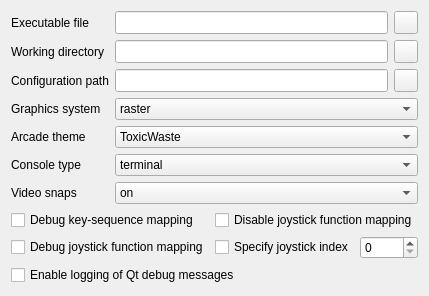
     <widget class="QWidget" name="tabSettings">
      <attribute name="title">
       <string>General settings</string>
      </attribute>
      <layout class="QGridLayout" name="gridLayout_3">
       <item row="0" column="1" colspan="2">
        <widget class="QLineEdit" name="lineEditExecutableFile">
         <property name="sizePolicy">
          <sizepolicy hsizetype="Expanding" vsizetype="Minimum">
           <horstretch>0</horstretch>
           <verstretch>0</verstretch>
          </sizepolicy>
         </property>
         <property name="toolTip">
          <string>QMC2 Arcade executable file</string>
         </property>
        </widget>
       </item>
       <item row="13" column="0" colspan="4">
        <spacer name="verticalSpacer">
         <property name="orientation">
          <enum>Qt::Vertical</enum>
         </property>
         <property name="sizeHint" stdset="0">
          <size>
           <width>20</width>
           <height>0</height>
          </size>
         </property>
        </spacer>
       </item>
       <item row="10" column="2" colspan="2">
        <layout class="QHBoxLayout" name="horizontalLayout_3">
         <item>
          <widget class="QCheckBox" name="checkBoxJoy">
           <property name="sizePolicy">
            <sizepolicy hsizetype="Fixed" vsizetype="Fixed">
             <horstretch>0</horstretch>
             <verstretch>0</verstretch>
            </sizepolicy>
           </property>
           <property name="toolTip">
            <string>Force use of joystick at specified index</string>
           </property>
           <property name="text">
            <string>Specify joystick index</string>
           </property>
          </widget>
         </item>
         <item>
          <widget class="QSpinBox" name="spinBoxJoyIndex">
           <property name="sizePolicy">
            <sizepolicy hsizetype="Minimum" vsizetype="Minimum">
             <horstretch>0</horstretch>
             <verstretch>0</verstretch>
            </sizepolicy>
           </property>
           <property name="toolTip">
            <string>Joystick index</string>
           </property>
           <property name="maximum">
            <number>9999</number>
           </property>
          </widget>
         </item>
        </layout>
       </item>
       <item row="1" column="3">
        <widget class="QToolButton" name="toolButtonBrowseWorkingDirectory">
         <property name="sizePolicy">
          <sizepolicy hsizetype="Fixed" vsizetype="Minimum">
           <horstretch>0</horstretch>
           <verstretch>0</verstretch>
          </sizepolicy>
         </property>
         <property name="toolTip">
          <string>Browse working directory used when executing QMC2 Arcade</string>
         </property>
         <property name="icon">
          <iconset resource="../qmc2.qrc">
           <normaloff>:/data/img/fileopen.png</normaloff>:/data/img/fileopen.png</iconset>
         </property>
        </widget>
       </item>
       <item row="7" column="0">
        <widget class="QLabel" name="label">
         <property name="text">
          <string>Video snaps</string>
         </property>
        </widget>
       </item>
       <item row="7" column="1" colspan="3">
        <widget class="QComboBox" name="comboBoxVideoSnaps">
         <property name="toolTip">
          <string>Enable (on) / disable (off)  the use of video snaps</string>
         </property>
         <item>
          <property name="text">
           <string notr="true">on</string>
          </property>
         </item>
         <item>
          <property name="text">
           <string notr="true">off</string>
          </property>
         </item>
        </widget>
       </item>
       <item row="3" column="3">
        <widget class="QToolButton" name="toolButtonBrowseConfigurationPath">
         <property name="sizePolicy">
          <sizepolicy hsizetype="Fixed" vsizetype="Minimum">
           <horstretch>0</horstretch>
           <verstretch>0</verstretch>
          </sizepolicy>
         </property>
         <property name="toolTip">
          <string>Browse configuration path for QMC2 Arcade</string>
         </property>
         <property name="icon">
          <iconset resource="../qmc2.qrc">
           <normaloff>:/data/img/fileopen.png</normaloff>:/data/img/fileopen.png</iconset>
         </property>
        </widget>
       </item>
       <item row="8" column="0" colspan="2">
        <widget class="QCheckBox" name="checkBoxDebugKeys">
         <property name="toolTip">
          <string>Log debug messages of key-sequence mapping events to the console</string>
         </property>
         <property name="text">
          <string>Debug key-sequence mapping</string>
         </property>
        </widget>
       </item>
       <item row="0" column="0">
        <widget class="QLabel" name="labelExecutableFile">
         <property name="sizePolicy">
          <sizepolicy hsizetype="Fixed" vsizetype="Preferred">
           <horstretch>0</horstretch>
           <verstretch>0</verstretch>
          </sizepolicy>
         </property>
         <property name="text">
          <string>Executable file</string>
         </property>
        </widget>
       </item>
       <item row="3" column="0">
        <widget class="QLabel" name="labelConfigurationPath">
         <property name="sizePolicy">
          <sizepolicy hsizetype="Fixed" vsizetype="Preferred">
           <horstretch>0</horstretch>
           <verstretch>0</verstretch>
          </sizepolicy>
         </property>
         <property name="text">
          <string>Configuration path</string>
         </property>
        </widget>
       </item>
       <item row="1" column="0">
        <widget class="QLabel" name="labelWorkingDirectory">
         <property name="sizePolicy">
          <sizepolicy hsizetype="Fixed" vsizetype="Preferred">
           <horstretch>0</horstretch>
           <verstretch>0</verstretch>
          </sizepolicy>
         </property>
         <property name="text">
          <string>Working directory</string>
         </property>
        </widget>
       </item>
       <item row="5" column="0">
        <widget class="QLabel" name="labelArcadeTheme">
         <property name="sizePolicy">
          <sizepolicy hsizetype="Fixed" vsizetype="Preferred">
           <horstretch>0</horstretch>
           <verstretch>0</verstretch>
          </sizepolicy>
         </property>
         <property name="text">
          <string>Arcade theme</string>
         </property>
        </widget>
       </item>
       <item row="3" column="1" colspan="2">
        <widget class="QLineEdit" name="lineEditConfigurationPath">
         <property name="sizePolicy">
          <sizepolicy hsizetype="Expanding" vsizetype="Minimum">
           <horstretch>0</horstretch>
           <verstretch>0</verstretch>
          </sizepolicy>
         </property>
         <property name="toolTip">
          <string>Configuration path for QMC2 Arcade</string>
         </property>
        </widget>
       </item>
       <item row="4" column="1" colspan="3">
        <widget class="QComboBox" name="comboBoxGraphicsSystem">
         <property name="toolTip">
          <string>Select the graphics system used to render the scene (when available, OpenGL is strongly recommended!)</string>
         </property>
         <item>
          <property name="text">
           <string notr="true">raster</string>
          </property>
         </item>
         <item>
          <property name="text">
           <string notr="true">native</string>
          </property>
         </item>
         <item>
          <property name="text">
           <string notr="true">opengl</string>
          </property>
         </item>
         <item>
          <property name="text">
           <string notr="true">opengl1</string>
          </property>
         </item>
         <item>
          <property name="text">
           <string notr="true">opengl2</string>
          </property>
         </item>
         <item>
          <property name="text">
           <string notr="true">openvg</string>
          </property>
         </item>
        </widget>
       </item>
       <item row="10" column="0" colspan="2">
        <widget class="QCheckBox" name="checkBoxDebugJoy">
         <property name="toolTip">
          <string>Log debug messages of joystick function mapping events to the console</string>
         </property>
         <property name="text">
          <string>Debug joystick function mapping</string>
         </property>
        </widget>
       </item>
       <item row="1" column="1" colspan="2">
        <widget class="QLineEdit" name="lineEditWorkingDirectory">
         <property name="sizePolicy">
          <sizepolicy hsizetype="Expanding" vsizetype="Minimum">
           <horstretch>0</horstretch>
           <verstretch>0</verstretch>
          </sizepolicy>
         </property>
         <property name="toolTip">
          <string>Working directory used when executing QMC2 Arcade</string>
         </property>
        </widget>
       </item>
       <item row="4" column="0">
        <widget class="QLabel" name="labelGraphicsSystem">
         <property name="sizePolicy">
          <sizepolicy hsizetype="Fixed" vsizetype="Preferred">
           <horstretch>0</horstretch>
           <verstretch>0</verstretch>
          </sizepolicy>
         </property>
         <property name="text">
          <string>Graphics system</string>
         </property>
        </widget>
       </item>
       <item row="6" column="0">
        <widget class="QLabel" name="labelConsoleType">
         <property name="sizePolicy">
          <sizepolicy hsizetype="Fixed" vsizetype="Preferred">
           <horstretch>0</horstretch>
           <verstretch>0</verstretch>
          </sizepolicy>
         </property>
         <property name="text">
          <string>Console type</string>
         </property>
        </widget>
       </item>
       <item row="6" column="1" colspan="3">
        <widget class="QComboBox" name="comboBoxConsoleType">
         <property name="toolTip">
          <string>Select type of console</string>
         </property>
         <item>
          <property name="text">
           <string notr="true">terminal</string>
          </property>
         </item>
         <item>
          <property name="text">
           <string notr="true">window</string>
          </property>
         </item>
         <item>
          <property name="text">
           <string notr="true">window-minimized</string>
          </property>
         </item>
         <item>
          <property name="text">
           <string notr="true">none</string>
          </property>
         </item>
        </widget>
       </item>
       <item row="0" column="3">
        <widget class="QToolButton" name="toolButtonBrowseExecutableFile">
         <property name="sizePolicy">
          <sizepolicy hsizetype="Fixed" vsizetype="Minimum">
           <horstretch>0</horstretch>
           <verstretch>0</verstretch>
          </sizepolicy>
         </property>
         <property name="toolTip">
          <string>Browse QMC2 Arcade executable file</string>
         </property>
         <property name="icon">
          <iconset resource="../qmc2.qrc">
           <normaloff>:/data/img/fileopen.png</normaloff>:/data/img/fileopen.png</iconset>
         </property>
        </widget>
       </item>
       <item row="5" column="1" colspan="3">
        <widget class="QComboBox" name="comboBoxArcadeTheme">
         <property name="toolTip">
          <string>Select arcade theme</string>
         </property>
         <item>
          <property name="text">
           <string notr="true">ToxicWaste</string>
          </property>
         </item>
         <item>
          <property name="text">
           <string notr="true">darkone</string>
          </property>
         </item>
        </widget>
       </item>
       <item row="8" column="2" colspan="2">
        <widget class="QCheckBox" name="checkBoxNoJoy">
         <property name="toolTip">
          <string>Disable joystick function mapping</string>
         </property>
         <property name="text">
          <string>Disable joystick function mapping</string>
         </property>
        </widget>
       </item>
       <item row="11" column="0" colspan="4">
        <widget class="QCheckBox" name="checkBoxDebugQt">
         <property name="toolTip">
          <string>Enable logging of Qt debug messages</string>
         </property>
         <property name="text">
          <string>Enable logging of Qt debug messages</string>
         </property>
        </widget>
       </item>
      </layout>
     </widget>
